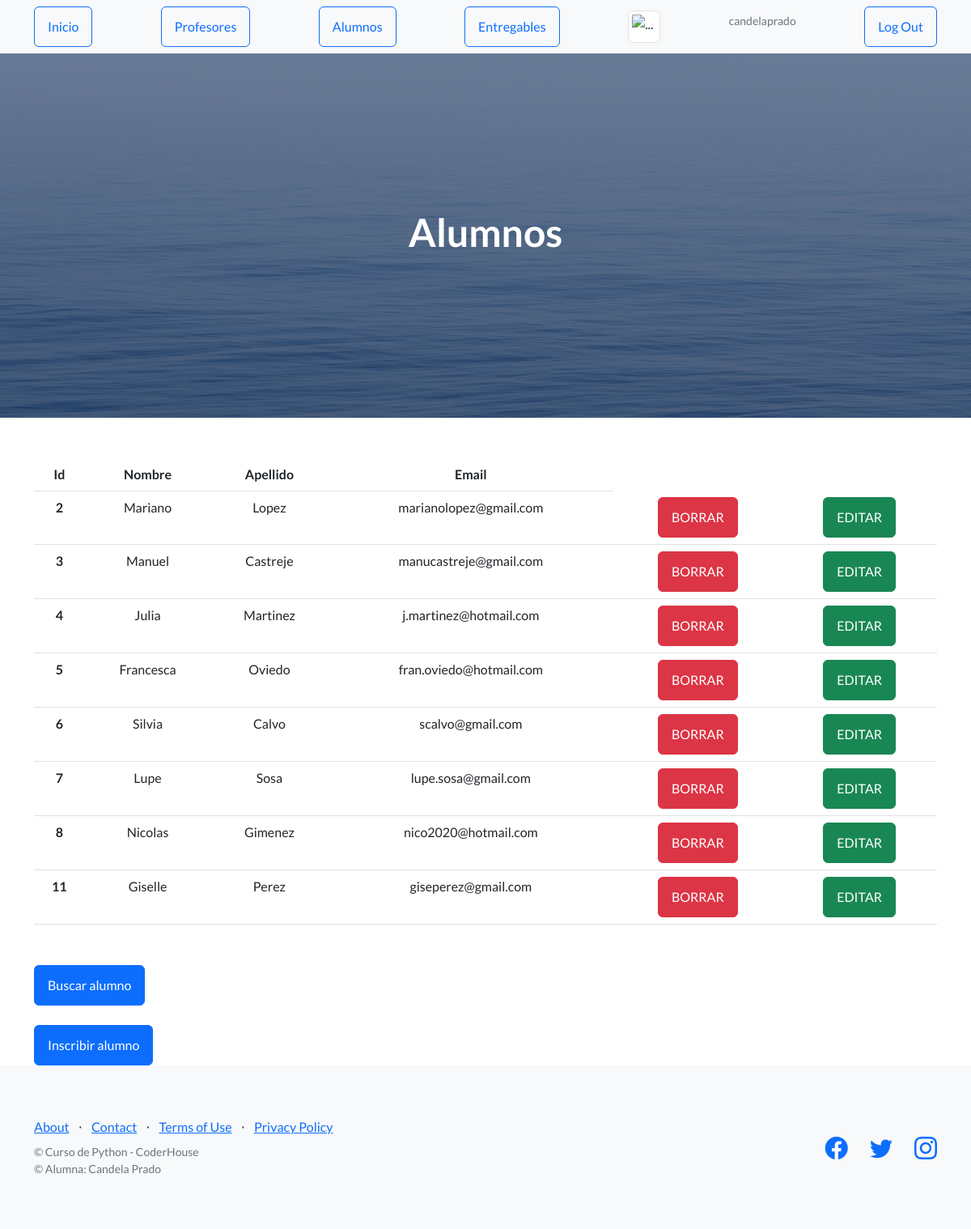
The page /alumnos (signed in) on the database its author committed.
### AppColegio/models.py (models this page shows, shortened)
class Alumno(models.Model):
    nombre= models.CharField(max_length=30)
    apellido= models.CharField(max_length=30)
    email= models.EmailField()

### AppColegio/views.py (the view)
# urls.py: path("alumnos" , views.alumnos , name="alumnos"),
def alumnos(request):
    avatares = Avatar.objects.filter(user=request.user.id)
    url_avatar = None
    if avatares.exists():
        url_avatar = avatares[0].imagen.url
    alumnos = Alumno.objects.all()
    return render(request, "alumnos.html", {"alumnos": alumnos, "url": url_avatar})

### AppColegio/templates/alumnos.html
{% extends "padre.html" %}
{% load static %}
{% block seccion %}
    <h1>Alumnos</h1>
{% endblock %}
{% block contenido %}
<div class="container">
    <table class="table table-hover" style="text-align: center; margin-top: 50px; margin-bottom: 50px;">
        <thead>
          <tr>
            <th scope="col">Id</th>
            <th scope="col">Nombre</th>
            <th scope="col">Apellido</th>
            <th scope="col">Email</th>
          </tr>
        </thead>
        <tbody>
            {% for n in alumnos %}
            <tr>
                <th scope="row">{{ n.id }}</th>
                <td>{{ n.nombre }}</td>
                <td>{{ n.apellido }}</td>
                <td>{{ n.email }}</td>
                {% if request.user.is_authenticated %}
                  <td><a href="{% url 'elimina_alumno' n.id %}" class="btn btn-danger">BORRAR</a></td>
                  <td><a href="{% url 'editar_alumno' n.id %}" class="btn btn-success">EDITAR</a></td>
                {% endif %}
            </tr>
            {% endfor %}
        </tbody>
      </table>
      {% if request.user.is_authenticated %}
      <a href="{% url 'buscar_alumno' %}" class="btn btn-primary">Buscar alumno</a>
      <br>
      <br>
      <a href="{% url 'alta_alumno' %}" class="btn btn-primary">Inscribir alumno</a>
      {% endif %}
</div>
{% endblock %}

### AppColegio/templates/padre.html (shortened to what this page needs)
<!DOCTYPE html>
<html lang="en">
    <head>
        {% load static %}
        <link href="https://cdn.jsdelivr.net/npm/bootstrap-icons@1.5.0/font/bootstrap-icons.css" rel="stylesheet" type="text/css" />
        <link href="{% static 'AppColegio/css/styles.css' %}" rel="stylesheet" />
    </head>
    <body>
        <nav class="navbar navbar-light bg-light static-top">
            <div class="container">
                <a href="{% url 'inicio' %}" class="btn btn-outline-primary">Inicio</a>
                <a href="{% url 'profesores' %}" class="btn btn-outline-primary">Profesores</a>
                <a href="{% url 'alumnos' %}" class="btn btn-outline-primary">Alumnos</a>
                <a href="{% url 'entregables' %}" class="btn btn-outline-primary">Entregables</a>
                {% if request.user.is_authenticated %}
                    <img src="{{ url }}" class="img-thumbnail" alt="..." width="40px" height="40px">
                    <p class="text-muted small">{{user.username}}</p>
                    <a href="{% url 'logout' %}" class="btn btn-outline-primary">Log Out</a>
                {% endif %}
            </div>
        </nav>
        <header class="masthead">
            <div class="container position-relative">
                <div class="row justify-content-center">
                    <div class="col-xl-6">
                        <div class="text-center text-white">
                            {% block seccion%}{% endblock %}
                        </div>
                    </div>
                </div>
            </div>
        </header>
        {% block contenido %}
        {% endblock %}
        <footer class="footer bg-light">
            <div class="container">
                <div class="row">
                    <div class="col-lg-6 h-100 text-center text-lg-start my-auto">
                        <ul class="list-inline mb-2">
                            <li class="list-inline-item"><a href="#!">About</a></li>
                            <li class="list-inline-item">⋅</li>
                            <li class="list-inline-item"><a href="#!">Contact</a></li>
                            <li class="list-inline-item">⋅</li>
                            <li class="list-inline-item"><a href="#!">Terms of Use</a></li>
                            <li class="list-inline-item">⋅</li>
                            <li class="list-inline-item"><a href="#!">Privacy Policy</a></li>
                        </ul>
                        <p class="text-muted small mb-4 mb-lg-0">&copy; Curso de Python - CoderHouse</p>
                        <p class="text-muted small mb-4 mb-lg-0">&copy; Alumna: Candela Prado</p>
                    </div>
                    <div class="col-lg-6 h-100 text-center text-lg-end my-auto">
                        <ul class="list-inline mb-0">
                            <li class="list-inline-item me-4">
                                <a href="#!"><i class="bi-facebook fs-3"></i></a>
                            </li>
                            <li class="list-inline-item me-4">
                                <a href="#!"><i class="bi-twitter fs-3"></i></a>
                            </li>
                            <li class="list-inline-item">
                                <a href="#!"><i class="bi-instagram fs-3"></i></a>
                            </li>
                        </ul>
                    </div>
                </div>
            </div>
        </footer>
    </body>
</html>

### rows shown on the page
Alumno: id "2", nombre "Mariano", apellido "Lopez", email "marianolopez@gmail.com"
Alumno: id "3", nombre "Manuel", apellido "Castreje", email "manucastreje@gmail.com"
Alumno: id "4", nombre "Julia", apellido "Martinez", email "j.martinez@hotmail.com"
Alumno: id "5", nombre "Francesca", apellido "Oviedo", email "fran.oviedo@hotmail.com"
Alumno: id "6", nombre "Silvia", apellido "Calvo", email "scalvo@gmail.com"
Alumno: id "7", nombre "Lupe", apellido "Sosa", email "lupe.sosa@gmail.com"
Alumno: id "8", nombre "Nicolas", apellido "Gimenez", email "nico2020@hotmail.com"
Alumno: id "11", nombre "Giselle", apellido "Perez", email "giseperez@gmail.com"

### other values the page prints
{{ user.username }} "candelaprado"
